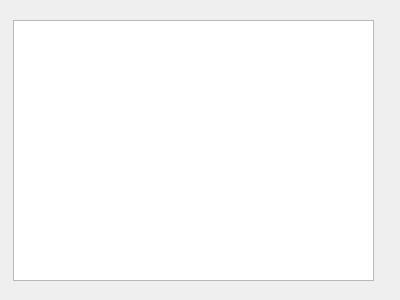
<?xml version="1.0" encoding="UTF-8"?>
<ui version="4.0">
 <class>Init</class>
 <widget class="QWidget" name="Init">
  <property name="geometry">
   <rect>
    <x>0</x>
    <y>0</y>
    <width>400</width>
    <height>300</height>
   </rect>
  </property>
  <property name="windowTitle">
   <string>Form</string>
  </property>
  <widget class="QTextEdit" name="textEdit">
   <property name="geometry">
    <rect>
     <x>13</x>
     <y>20</y>
     <width>361</width>
     <height>261</height>
    </rect>
   </property>
  </widget>
 </widget>
 <resources/>
 <connections/>
</ui>
